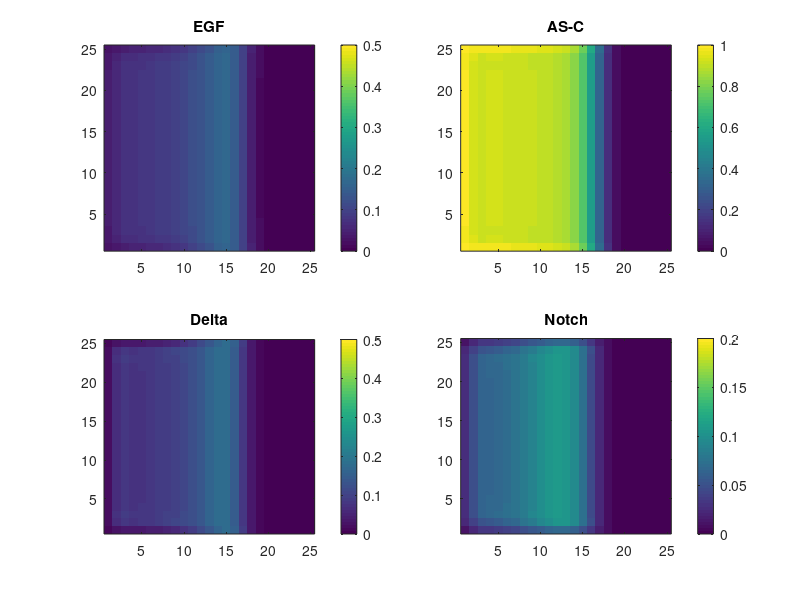

Write the MATLAB code that produced this figure.
Tmax=200;Xmax=25;
dt=0.1;dx=1;dx2=dx*dx;
de=1;ke=1;ae=1;ea=10;kn=1;dn=0.25;dc=0.25;kd=1;ad=1;
E=zeros(Xmax,Xmax,Tmax);En=zeros(Xmax,Xmax);    %Enは2次元行列
N=zeros(Xmax,Xmax,Tmax);D=zeros(Xmax,Xmax,Tmax);
A=zeros(Xmax,Xmax,Tmax);A(:,1,1)=0.5;
Etemp=zeros(Xmax,Xmax);Eright=Etemp;Eleft=Etemp;Eup=Etemp;Edown=Etemp;
for T=1:Tmax-1
    Etemp=E(:,:,T);     %9~14行目でEの反応拡散の計算
    Eright(:,Xmax)=Etemp(:,Xmax);Eright(:,1:Xmax-1)=Etemp(:,2:Xmax);
    Eleft(:,1)=Etemp(:,1);Eleft(:,2:Xmax)=Etemp(:,1:Xmax-1);
    Eup(Xmax,:)=Etemp(Xmax,:);Eup(1:Xmax-1,:)=Etemp(2:Xmax,:);
    Edown(1,:)=Etemp(1,:);Edown(2:Xmax,:)=Etemp(1:Xmax-1,:);
    E(:,:,T+1)=dt*(de*(Eright+Eleft+Eup+Edown-4*Etemp)/dx2-ke*E(:,:,T)+ae*A(:,:,T).*(1-A(:,:,T)))+E(:,:,T);   
    for X=2: Xmax-1     %15~31行目でNの側方抑制の計算
        for Y=2:Xmax-1  %15~19行目でX=2:24, Y=2:24の領域の計算
            N(Y,X,T+1)= N(Y,X,T) + dt*( dn*( D(Y,X+1,T)+D(Y,X-1,T)+D(Y+1,X,T)+D(Y-1,X,T)) -dc*D(Y,X,T) -kn*N(Y,X,T) );                     
        end
    end
    for X=2: Xmax-1     %20~23行目で上下端の計算    
        N(1,X,T+1)= N(1,X,T) + dt*( dn*( D(1,X+1,T)+D(1,X-1,T)+D(2,X,T)) -dc*D(1,X,T) -kn*N(1,X,T));%Y=1の計算
        N(Xmax,X,T+1)= N(Xmax,X,T) + dt*( dn*( D(Xmax,X+1,T)+D(Xmax,X-1,T)+D(Xmax-1,X,T)) -dc*D(Xmax,X,T) -kn*N(Xmax,X,T) );%Y=25の計算         
    end
    for Y=2: Xmax-1     %24~27行目で左右端の計算
        N(Y,1,T+1)= N(Y,1,T) + dt*( dn*( D(Y+1,1,T)+D(Y-1,1,T)+D(Y,2,T)) -dc*D(Y,1,T) -kn*N(Y,1,T) );%X=1の計算
        N(Y,Xmax,T+1)= N(Y,Xmax,T) + dt*( dn*( D(Y+1,Xmax,T)+D(Y-1,Xmax,T)+D(Y,Xmax-1,T)) -dc*D(Y,Xmax,T) -kn*N(Y,Xmax,T) );%X=25の計算          
    end       
    N(1,1,T+1)= N(1,1,T) + dt*( dn*( D(1,2,T)+D(2,1,T)) -dc*D(1,1,T) -kn*N(1,1,T));     %X=1, Y=1の計算
    N(Xmax,1,T+1)= N(Xmax,1,T) + dt*( dn*( D(Xmax,2,T)+D(Xmax-1,1,T)) -dc*D(Xmax,1,T) -kn*N(Xmax,1,T) );%X=25, Y=1の計算       
    N(1,Xmax,T+1)= N(1,Xmax,T) + dt*( dn*( D(2,Xmax,T)+D(1,Xmax-1,T)) -dc*D(1,Xmax,T) -kn*N(1,Xmax,T) );%X=1, Y=25の計算
    N(Xmax,Xmax,T+1)= N(Xmax,Xmax,T) + dt*( dn*( D(Xmax,Xmax-1,T)+D(Xmax-1,Xmax,T)) -dc*D(Xmax,Xmax,T) -kn*N(Xmax,Xmax,T) );%X=25, Y=25の計算       
    D(:,:,T+1)=dt*(-kd*D(:,:,T)+ad*A(:,:,T).*(1-A(:,:,T)))+D(:,:,T);    %Dの時間変化
    En=E(:,:,T)-N(:,:,T);En=En.*(En>0);     %En=max{E-N,0} の計算
    A(:,:,T+1)=dt*(ea*(1-A(:,:,T)).*En)+A(:,:,T);       %Aの時間変化の計算
end
figure('Position',[0 100 1000 600]);    %ウィンドウのサイズと位置は適宜調節する
for T=1:10:100      %ここは適当に変える
    subplot(2,2,1);imagesc(E(:,:,T),[0 0.5]);set(gca,'YDir','normal');title('EGF');colorbar;
    subplot(2,2,2);imagesc(A(:,:,T),[0 1]);set(gca,'YDir','normal');title('AS-C');colorbar;
    subplot(2,2,3);imagesc(D(:,:,T),[0 0.5]);set(gca,'YDir','normal');title('Delta');colorbar;
    subplot(2,2,4);imagesc(N(:,:,T),[0 0.2]);set(gca,'YDir','normal');title('Notch');colorbar;
    pause(0.001);
end
